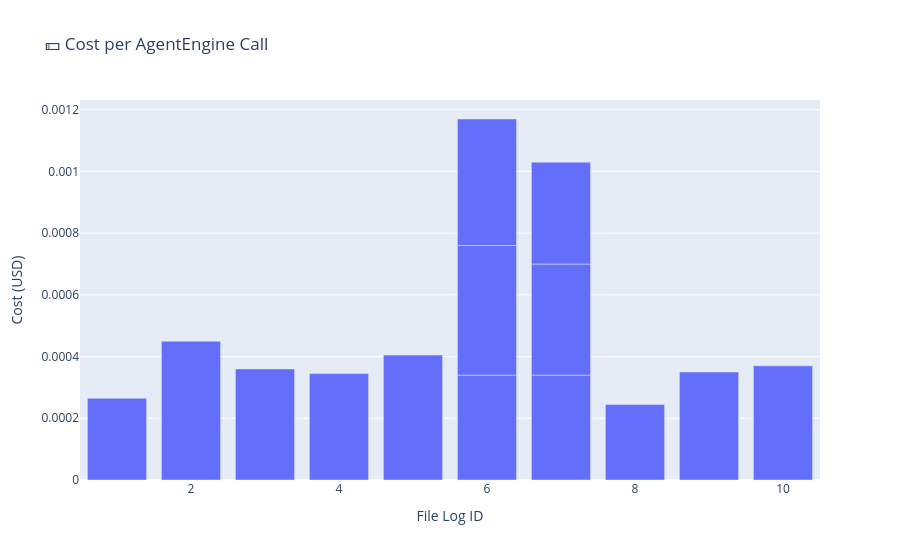

Write notebook code for a chart like this one.
### Code cell
fig_cost = px.bar(
    df_agent,
    x="file_log_id",
    y="cost_usd",
    hover_data=["token_count", "timestamp"],
    title="💵 Cost per AgentEngine Call",
    labels={"file_log_id": "File Log ID", "cost_usd": "Cost (USD)"}
)
fig_cost.show()

### Figure 1 — Plotly figure (JSON) as saved in the notebook; plotly's stock layout.template omitted (floating-point values rounded to 4 significant figures)
{"data": [{"customdata": [[53, "2025-06-15 20:27:30.219317+00:00"], [90, "2025-06-15 20:27:42.711238+00:00"], [72, "2025-06-15 20:27:58.207176+00:00"], [69, "2025-06-15 20:28:12.060642+00:00"], [81, "2025-06-15 20:28:25.512653+00:00"], [68, "2025-06-15 20:28:39.561902+00:00"], [84, "2025-06-15 20:28:47.597991+00:00"], [82, "2025-06-15 20:28:55.710903+00:00"], [68, "2025-06-15 20:29:07.098699+00:00"], [72, "2025-06-15 20:29:14.346523+00:00"], [66, "2025-06-15 20:29:21.551246+00:00"], [49, "2025-06-15 20:29:31.592631+00:00"], [70, "2025-06-15 20:29:43.452388+00:00"], [74, "2025-06-15 20:29:55.931728+00:00"]], "hovertemplate": "File Log ID=%{x}<br>Cost (USD)=%{y}<br>token_count=%{customdata[0]}<br>timestamp=%{customdata[1]}<extra></extra>", "legendgroup": "", "marker": {"color": "#636efa", "pattern": {"shape": ""}}, "name": "", "orientation": "v", "showlegend": false, "textposition": "auto", "type": "bar", "x": [1, 2, 3, 4, 5, 6, 6, 6, 7, 7, 7, 8, 9, 10], "xaxis": "x", "y": [0.000265, 0.00045, 0.00036, 0.000345, 0.000405, 0.00034, 0.00042, 0.00041, 0.00034, 0.00036, 0.00033, 0.000245, 0.00035, 0.00037], "yaxis": "y"}], "layout": {"barmode": "relative", "legend": {"tracegroupgap": 0}, "title": {"text": "💵 Cost per AgentEngine Call"}, "xaxis": {"anchor": "y", "domain": [0, 1], "title": {"text": "File Log ID"}}, "yaxis": {"anchor": "x", "domain": [0, 1], "title": {"text": "Cost (USD)"}}}}
